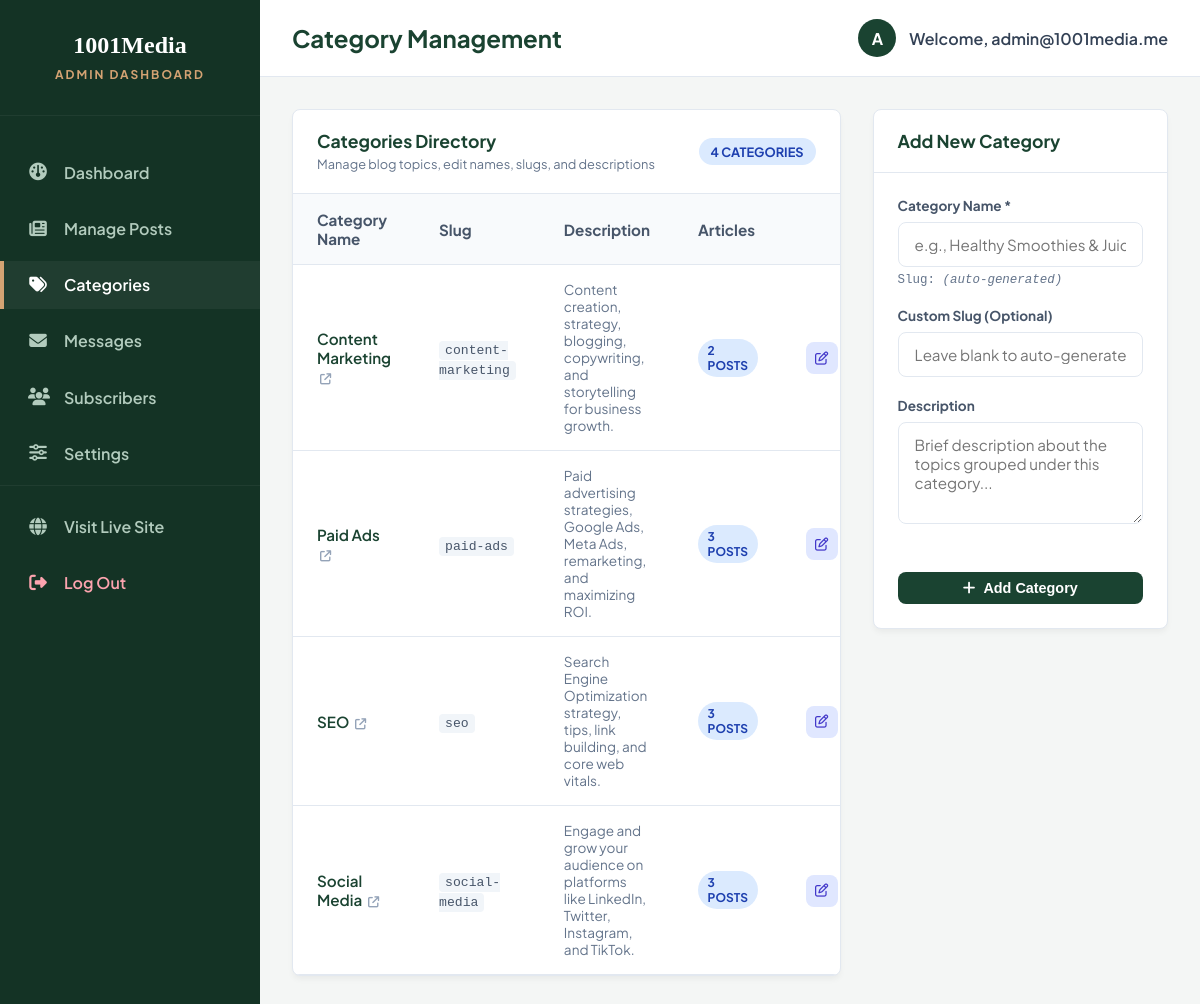
Screenshot of /admin/categories.php (signed in) with the database file from the repository.
### tables this page shows
CREATE TABLE IF NOT EXISTS `categories` (
  `id` INT AUTO_INCREMENT PRIMARY KEY,
  `name` VARCHAR(100) NOT NULL UNIQUE,
  `slug` VARCHAR(100) NOT NULL UNIQUE,
  `description` TEXT,
  `created_at` TIMESTAMP DEFAULT CURRENT_TIMESTAMP
);

### config.php (called while the page is built, shortened)
<?php
function e($string) {
    return htmlspecialchars($string ?? '', ENT_QUOTES, 'UTF-8');
}
?>

### admin/categories.php (the view, shortened to what this page needs)
<?php
require_once __DIR__ . '/includes/header.php';
$edit_category = null;
try {
    $stmt = $pdo->query("
        SELECT c.*, COUNT(p.id) as post_count
        FROM categories c
        LEFT JOIN posts p ON c.id = p.category_id
        GROUP BY c.id
        ORDER BY c.name ASC
    ");
    $categories = $stmt->fetchAll();
} catch (\PDOException $e) {
    $categories = [];
    $error = 'Error loading categories: ' . $e->getMessage();
}
?>
<div style="display: grid; grid-template-columns: 1.3fr 0.7fr; gap: 2rem; align-items: start;">
    <div class="panel">
        <div class="panel-header">
            <div>
                <h2>Categories Directory</h2>
                <span style="font-size: 0.8rem; color: #64748b;">Manage blog topics, edit names, slugs, and descriptions</span>
            </div>
            <span class="badge badge-info" style="font-size: 0.8rem; padding: 0.35rem 0.75rem;">
                <?php echo count($categories); ?> Categories
            </span>
        </div>
        <div class="panel-body" style="padding: 0;">
            <div class="admin-table-wrap">
                <table class="admin-table">
                    <thead>
                        <tr>
                            <th>Category Name</th>
                            <th>Slug</th>
                            <th>Description</th>
                            <th>Articles</th>
                            <th style="text-align: right; min-width: 130px;">Actions</th>
                        </tr>
                    </thead>
                    <tbody>
                        <?php if (empty($categories)): ?>
                            <tr>
                                <td colspan="5" style="text-align: center; color: #64748b; padding: 2.5rem;">No categories found. Create your first category using the form.</td>
                            </tr>
                        <?php else: ?>
                            <?php foreach ($categories as $cat): ?>
                                <tr class="<?php echo ($edit_category && $edit_category['id'] == $cat['id']) ? 'editing-row' : ''; ?>" id="cat-row-<?php echo $cat['id']; ?>">
                                    <td>
                                        <a href="<?php echo BASE_URL; ?>blog.php?category=<?php echo e($cat['slug']); ?>" target="_blank" style="font-weight: 600; color: var(--admin-primary); text-decoration: none;" title="View public articles in this category">
                                            <?php echo e($cat['name']); ?>
                                            <i class="fa-solid fa-arrow-up-right-from-square" style="font-size: 0.7rem; color: #94a3b8; margin-left: 3px;"></i>
                                        </a>
                                    </td>
                                    <td>
                                        <span style="font-family: monospace; font-size: 0.82rem; background: #f1f5f9; padding: 2px 6px; border-radius: 4px; color: #475569;">
                                            <?php echo e($cat['slug']); ?>
                                        </span>
                                    </td>
                                    <td style="font-size: 0.85rem; color: #64748b; max-width: 220px;">
                                        <?php echo !empty($cat['description']) ? e($cat['description']) : '<em style="color:#94a3b8;">No description</em>'; ?>
                                    </td>
                                    <td>
                                        <span class="badge badge-info" style="font-size: 0.75rem;">
                                            <?php echo (int)$cat['post_count']; ?> <?php echo $cat['post_count'] == 1 ? 'post' : 'posts'; ?>
                                        </span>
                                    </td>
                                    <td style="text-align: right; white-space: nowrap;">
                                        <button type="button"
                                                class="btn-action quick-edit"
                                                title="Quick Edit Category Name & Details"
                                                onclick="openQuickEdit(<?php echo (int)$cat['id']; ?>, '<?php echo addslashes(e($cat['name'])); ?>', '<?php echo addslashes(e($cat['slug'])); ?>', '<?php echo addslashes(e($cat['description'] ?? '')); ?>')"
                                                style="margin-right: 0.25rem; border: none; cursor: pointer;">
                                            <i class="fa-regular fa-pen-to-square"></i>
                                        </button>
                                    </td>
                                </tr>
                            <?php endforeach; ?>
                        <?php endif; ?>
                    </tbody>
                </table>
            </div>
        </div>
    </div>
    <div class="panel" style="<?php echo $edit_category ? 'border-color: var(--admin-primary); box-shadow: 0 4px 14px rgba(26, 67, 49, 0.12);' : ''; ?>">
        <div class="panel-header" style="<?php echo $edit_category ? 'background-color: #ecfdf5;' : ''; ?>">
            <div>
                <h2><?php echo $edit_category ? 'Edit Category' : 'Add New Category'; ?></h2>
            </div>
        </div>
        <div class="panel-body">
            <form action="categories.php" method="POST">
                <div class="admin-form-group">
                    <label for="side_name">Category Name *</label>
                    <input type="text"
                           id="side_name"
                           name="name"
                           class="admin-form-control"
                           placeholder="e.g., Healthy Smoothies & Juices"
                           value="<?php echo e($edit_category['name'] ?? ''); ?>"
                           oninput="updateSlugPreview(this.value, 'side_slug_preview')"
                           required>
                    <span class="slug-preview" id="side_slug_preview">
                        Slug: <?php echo !empty($edit_category['slug']) ? e($edit_category['slug']) : '<em>(auto-generated)</em>'; ?>
                    </span>
                </div>
                <div class="admin-form-group">
                    <label for="side_slug">Custom Slug (Optional)</label>
                    <input type="text"
                           id="side_slug"
                           name="slug"
                           class="admin-form-control"
                           placeholder="Leave blank to auto-generate from name"
                           value="<?php echo e($edit_category['slug'] ?? ''); ?>">
                </div>
                <div class="admin-form-group">
                    <label for="side_description">Description</label>
                    <textarea id="side_description"
                              name="description"
                              class="admin-form-control"
                              rows="4"
                              placeholder="Brief description about the topics grouped under this category..."><?php echo e($edit_category['description'] ?? ''); ?></textarea>
                </div>
                <?php if ($edit_category): ?>
                    <div style="display: flex; gap: 0.5rem; margin-top: 1.5rem;">
                        <button type="submit" name="edit_category" class="btn-admin" style="flex: 1; justify-content: center;">
                            <i class="fa-solid fa-floppy-disk"></i> Update Category
                        </button>
                        <a href="categories.php" class="btn-admin" style="background-color: #64748b; text-decoration: none; justify-content: center;">
                            Cancel
                        </a>
                    </div>
                <?php else: ?>
                    <button type="submit" name="add_category" class="btn-admin" style="width: 100%; justify-content: center; margin-top: 1.5rem;">
                        <i class="fa-solid fa-plus"></i> Add Category
                    </button>
                <?php endif; ?>
            </form>
        </div>
    </div>
</div>
<?php require_once __DIR__ . '/includes/footer.php'; ?>

### assets/css/admin.css (style rules this page uses)
:root { --admin-primary: #1a4331; --admin-sidebar-bg: #143325; --admin-text-light: #ecf0ed; --admin-bg-light: #f4f6f5; --admin-border: #e2e8f0; --admin-success: #10b981; --admin-warning: #f59e0b; --admin-danger: #ef4444; --admin-info: #3b82f6; --radius: 8px; --transition: all 0.3s ease; --font-admin: 'Plus Jakarta Sans', sans-serif; }
* { box-sizing: border-box; margin: 0; padding: 0; }
body { font-family: var(--font-admin); background-color: var(--admin-bg-light); color: #334155; display: flex; min-height: 100vh; }
.panel { background-color: #fff; border-radius: var(--radius); box-shadow: 0 4px 6px -1px rgba(0, 0, 0, 0.05); border: 1px solid var(--admin-border); margin-bottom: 2rem; overflow: hidden; }
.panel-header { padding: 1.25rem 1.5rem; border-bottom: 1px solid var(--admin-border); display: flex; justify-content: space-between; align-items: center; }
.panel-header h2 { font-size: 1.1rem; font-weight: 700; color: var(--admin-primary); }
.panel-body { padding: 1.5rem; }
.admin-table-wrap { overflow-x: auto; }
.admin-table { width: 100%; border-collapse: collapse; text-align: left; font-size: 0.95rem; }
.admin-table th, .admin-table td { padding: 1rem 1.5rem; border-bottom: 1px solid var(--admin-border); }
.admin-table th { background-color: #f8fafc; font-weight: 700; color: #475569; }
.badge { display: inline-block; padding: 0.25rem 0.6rem; font-size: 0.75rem; font-weight: 700; border-radius: 30px; text-transform: uppercase; }
.badge-info { background-color: #dbeafe; color: #1e40af; }
.btn-action { display: inline-flex; align-items: center; justify-content: center; width: 32px; height: 32px; border-radius: var(--radius); border: 1px solid var(--admin-border); background-color: #fff; cursor: pointer; transition: var(--transition); color: #64748b; text-decoration: none; }
.btn-admin { display: inline-flex; align-items: center; gap: 0.5rem; background-color: var(--admin-primary); color: #fff; padding: 8px 16px; font-weight: 600; border-radius: var(--radius); border: none; cursor: pointer; font-size: 0.9rem; text-decoration: none; transition: var(--transition); }
.admin-form-group { margin-bottom: 1.25rem; }
.admin-form-group label { display: block; font-size: 0.85rem; font-weight: 700; margin-bottom: 0.5rem; color: #475569; }
.admin-form-control { width: 100%; padding: 0.75rem 1rem; border: 1px solid var(--admin-border); border-radius: var(--radius); font-family: var(--font-admin); font-size: 0.95rem; outline: none; transition: var(--transition); }
.slug-preview { font-size: 0.78rem; color: #64748b; margin-top: 0.35rem; display: block; font-family: monospace; }
.btn-action.quick-edit { background-color: #e0e7ff; color: #4338ca; }

### rows the page displays
categories: name "Content Marketing", slug "content-marketing", description "Content creation, strategy, blogging, copywriting, and storytelling for business growth.", post_count "2"
categories: name "Paid Ads", slug "paid-ads", description "Paid advertising strategies, Google Ads, Meta Ads, remarketing, and maximizing ROI.", post_count "3"
categories: name "SEO", slug "seo", description "Search Engine Optimization strategy, tips, link building, and core web vitals.", post_count "3"
categories: name "Social Media", slug "social-media", description "Engage and grow your audience on platforms like LinkedIn, Twitter, Instagram, and TikTok.", post_count "3"

### other values shown
substr($_SESSION['admin_username'] ?? 'A', 0, 1) "A"
$_SESSION['admin_username'] "admin@1001media.me"
count($categories) "4"
